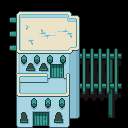

Tiled map render using the project's own tile images. Description and the map definition, with tile-layer contents summarised, below:
An orthogonal 8x8 tile map with 16x16 px tiles, 3 tile layers (OnGrass, Collisions, WalkBehind) and 1 object (teleport on push).

<map version="1.10" tiledversion="1.11.0" orientation="orthogonal" renderorder="right-down" compressionlevel="6" width="8" height="8" tilewidth="16" tileheight="16" infinite="0" nextlayerid="5" nextobjectid="10">
 <tileset firstgid="1" source="../../../tileset/desert-2-h150.tsx" />
 <layer id="4" name="OnGrass" width="8" height="8">
  <data>[64 cells, 11 non-empty, 8 distinct tile ids]</data>
 </layer>
 <layer id="1" name="Collisions" width="8" height="8">
  <data>[64 cells, 28 non-empty, 28 distinct tile ids]</data>
 </layer>
 <layer id="2" name="WalkBehind" width="8" height="8">
  <data>[64 cells, 27 non-empty, 25 distinct tile ids]</data>
 </layer>
 <objectgroup name="Moving">
  <object id="9" type="teleport on push" x="64" y="128" width="16" height="16">
   <properties>
    <property name="map" value="floor-0" />
    <property name="x" value="3" />
    <property name="y" value="8" />
   </properties>
  </object>
 </objectgroup>
</map>
